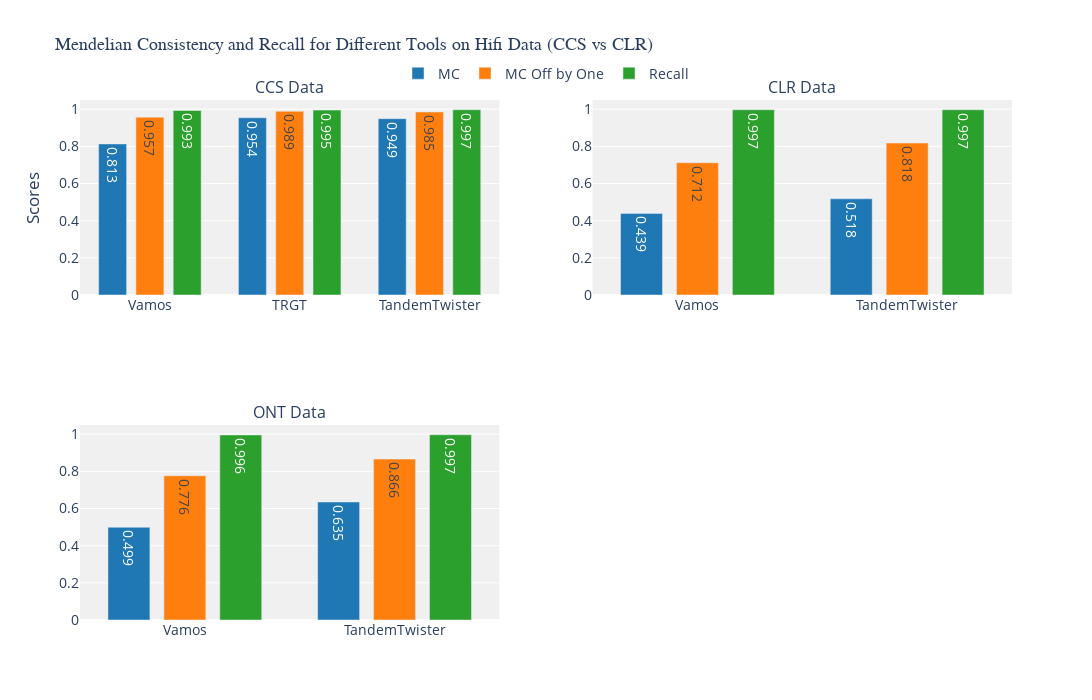

Write notebook code for a chart like this one.
### Code cell
import plotly.graph_objects as go
from plotly.subplots import make_subplots

TandemTwister_MC_CCS = 0.9487292577123414
Vamos_MC_CCS = 0.812866225853674
TRGT_MC_CCS = 0.9535301374278667

TandemTwister_MC_off_by_one_CCS = 0.9847607682507942
Vamos_MC_off_by_one_CCS = 0.9566472748871735
TRGT_MC_off_by_one_CCS = 0.9890338847628842

recall_TandemTwister_MC_CCS = 0.997
recall_Vamos_MC_CCS = 0.993
recall_TRGT_MC_CCS = 0.995

TandemTwister_MC_CLR = 0.5178540904033155
Vamos_MC_CLR = 0.43918287206401113

TandemTwister_MC_off_by_one_CLR = 0.8182814339391399
Vamos_MC_off_by_one_CLR = 0.7118239774002367

recall_TandemTwister_MC_CLR = 0.9969982812869286
recall_Vamos_MC_CLR = 0.9965472999805459

TandemTwister_MC_ONT = 0.6353058328361098
Vamos_MC_ONT = 0.49914080605957833
TandemTwister_MC_off_by_one_ONT=  0.8663083968973246
Vamos_MC_off_by_one_ONT = 0.7762518471862206
recall_TandemTwister_MC_ONT =  0.9969982812869286
recall_Vamos_MC_ONT = 0.9955110880305863



# Round the values to 2 or 3 decimal places for better readability
Vamos_MC_CCS = round(Vamos_MC_CCS, 3)
TRGT_MC_CCS = round(TRGT_MC_CCS, 3)
TandemTwister_MC_CCS = round(TandemTwister_MC_CCS, 3)

Vamos_MC_off_by_one_CCS = round(Vamos_MC_off_by_one_CCS, 3)
TRGT_MC_off_by_one_CCS = round(TRGT_MC_off_by_one_CCS, 3)
TandemTwister_MC_off_by_one_CCS = round(TandemTwister_MC_off_by_one_CCS, 3)

recall_Vamos_MC_CCS = round(recall_Vamos_MC_CCS, 3)
recall_TRGT_MC_CCS = round(recall_TRGT_MC_CCS, 3)
recall_TandemTwister_MC_CCS = round(recall_TandemTwister_MC_CCS, 3)

Vamos_MC_CLR = round(Vamos_MC_CLR, 3)
TandemTwister_MC_CLR = round(TandemTwister_MC_CLR, 3)

Vamos_MC_off_by_one_CLR = round(Vamos_MC_off_by_one_CLR, 3)
TandemTwister_MC_off_by_one_CLR = round(TandemTwister_MC_off_by_one_CLR, 3)

recall_Vamos_MC_CLR = round(recall_Vamos_MC_CLR, 3)
recall_TandemTwister_MC_CLR = round(recall_TandemTwister_MC_CLR, 3)


Vamos_MC_ONT = round(Vamos_MC_ONT, 3)
TandemTwister_MC_ONT = round(TandemTwister_MC_ONT, 3)

Vamos_MC_off_by_one_ONT = round(Vamos_MC_off_by_one_ONT, 3)
TandemTwister_MC_off_by_one_ONT = round(TandemTwister_MC_off_by_one_ONT, 3)

recall_Vamos_MC_ONT = round(recall_Vamos_MC_ONT, 3)
recall_TandemTwister_MC_ONT = round(recall_TandemTwister_MC_ONT, 3)
# Data for CCS
tools_CCS = ['Vamos', 'TRGT', 'TandemTwister']
metrics_CCS = ['MC', 'MC Off by One', 'Recall']
values_CCS = [
    [Vamos_MC_CCS, TRGT_MC_CCS, TandemTwister_MC_CCS],  # Mendelian Consistency
    [Vamos_MC_off_by_one_CCS, TRGT_MC_off_by_one_CCS, TandemTwister_MC_off_by_one_CCS],  # Off by One
    [recall_Vamos_MC_CCS, recall_TRGT_MC_CCS, recall_TandemTwister_MC_CCS]  # Recall
]

# Data for CLR
tools_CLR = ['Vamos', 'TandemTwister']
metrics_CLR = ['MC', 'MC Off by One', 'Recall']
values_CLR = [
    [Vamos_MC_CLR, TandemTwister_MC_CLR],  # Mendelian Consistency
    [Vamos_MC_off_by_one_CLR, TandemTwister_MC_off_by_one_CLR],  # Off by One
    [recall_Vamos_MC_CLR, recall_TandemTwister_MC_CLR]  # Recall
]

tools_ONT = ['Vamos', 'TandemTwister']
metrics_ONT = ['MC', 'MC Off by One', 'Recall']
values_ONT = [
    [Vamos_MC_ONT, TandemTwister_MC_ONT],  # Mendelian Consistency
    [Vamos_MC_off_by_one_ONT, TandemTwister_MC_off_by_one_ONT],  # Off by One
    [recall_Vamos_MC_ONT, recall_TandemTwister_MC_ONT]  # Recall
]


# Create a subplot figure with 2 columns
fig = make_subplots(rows=2, cols=2, subplot_titles=("CCS Data", "CLR Data", "ONT Data"))
colors = ['#1f77b4', '#ff7f0e', '#2ca02c']  
# Add traces for CCS
for i, metric in enumerate(metrics_CCS):
    fig.add_trace(go.Bar(
        name=metric,
        x=tools_CCS,
        y=values_CCS[i],
        text=values_CCS[i],
        textposition='inside',
        marker_color=colors[i],
        width=0.2,
        showlegend=True 
    ), row=1, col=1)

# Add traces for CLR
for i, metric in enumerate(metrics_CLR):
    fig.add_trace(go.Bar(
        name=metric,
        x=tools_CLR,
        y=values_CLR[i],
        text=values_CLR[i],
        textposition='inside',
        marker_color=colors[i],
        width=0.2,
        showlegend=False

    ), row=1, col=2)

# Add traces for ONT
for i, metric in enumerate(metrics_ONT):
    fig.add_trace(go.Bar(
        name=metric,
        x=tools_ONT,
        y=values_ONT[i],
        text=values_ONT[i],
        textposition='inside',
        marker_color=colors[i],
        width=0.2,
        showlegend=False
    ), row=2, col=1)

# Update layout
fig.update_layout(
    title="Mendelian Consistency and Recall for Different Tools on Hifi Data (CCS vs CLR)",
    barmode='group',
    xaxis_title="",
    yaxis_title="Scores",
    legend_title="",
    height=700,
    width=1200,
    font=dict(size=14),
    title_font=dict(size=18, family='Arial'),
    plot_bgcolor='rgba(240, 240, 240, 1)',
    showlegend=True,  # Enable single legend for all subplots
    legend=dict(
        orientation='h',
        yanchor="bottom",
        y=1.02,
        xanchor="center",
        x=0.5
    )
)
# remove the legend from the second subplot
#fig.update_traces(showlegend=False, selector=dict(row=1, col=2))
# Show the plot
fig.show()

# Save the plot as a PDF
fig.write_image("/confidential/tGenVar/Lion/TandemTwist/MC/paper_figures/mendelian_consistency_recall_CCS_CLR_ONT.pdf", width=1200, height=500)

### Figure 1 — Plotly figure (JSON) as saved in the notebook; plotly's stock layout.template omitted (floating-point values rounded to 4 significant figures)
{"data": [{"marker": {"color": "#1f77b4"}, "name": "MC", "showlegend": true, "text": ["0.813", "0.954", "0.949"], "textposition": "inside", "type": "bar", "width": 0.2, "x": ["Vamos", "TRGT", "TandemTwister"], "xaxis": "x", "y": [0.813, 0.954, 0.949], "yaxis": "y"}, {"marker": {"color": "#ff7f0e"}, "name": "MC Off by One", "showlegend": true, "text": ["0.957", "0.989", "0.985"], "textposition": "inside", "type": "bar", "width": 0.2, "x": ["Vamos", "TRGT", "TandemTwister"], "xaxis": "x", "y": [0.957, 0.989, 0.985], "yaxis": "y"}, {"marker": {"color": "#2ca02c"}, "name": "Recall", "showlegend": true, "text": ["0.993", "0.995", "0.997"], "textposition": "inside", "type": "bar", "width": 0.2, "x": ["Vamos", "TRGT", "TandemTwister"], "xaxis": "x", "y": [0.993, 0.995, 0.997], "yaxis": "y"}, {"marker": {"color": "#1f77b4"}, "name": "MC", "showlegend": false, "text": ["0.439", "0.518"], "textposition": "inside", "type": "bar", "width": 0.2, "x": ["Vamos", "TandemTwister"], "xaxis": "x2", "y": [0.439, 0.518], "yaxis": "y2"}, {"marker": {"color": "#ff7f0e"}, "name": "MC Off by One", "showlegend": false, "text": ["0.712", "0.818"], "textposition": "inside", "type": "bar", "width": 0.2, "x": ["Vamos", "TandemTwister"], "xaxis": "x2", "y": [0.712, 0.818], "yaxis": "y2"}, {"marker": {"color": "#2ca02c"}, "name": "Recall", "showlegend": false, "text": ["0.997", "0.997"], "textposition": "inside", "type": "bar", "width": 0.2, "x": ["Vamos", "TandemTwister"], "xaxis": "x2", "y": [0.997, 0.997], "yaxis": "y2"}, {"marker": {"color": "#1f77b4"}, "name": "MC", "showlegend": false, "text": ["0.499", "0.635"], "textposition": "inside", "type": "bar", "width": 0.2, "x": ["Vamos", "TandemTwister"], "xaxis": "x3", "y": [0.499, 0.635], "yaxis": "y3"}, {"marker": {"color": "#ff7f0e"}, "name": "MC Off by One", "showlegend": false, "text": ["0.776", "0.866"], "textposition": "inside", "type": "bar", "width": 0.2, "x": ["Vamos", "TandemTwister"], "xaxis": "x3", "y": [0.776, 0.866], "yaxis": "y3"}, {"marker": {"color": "#2ca02c"}, "name": "Recall", "showlegend": false, "text": ["0.996", "0.997"], "textposition": "inside", "type": "bar", "width": 0.2, "x": ["Vamos", "TandemTwister"], "xaxis": "x3", "y": [0.996, 0.997], "yaxis": "y3"}], "layout": {"annotations": [{"font": {"size": 16}, "showarrow": false, "text": "CCS Data", "x": 0.225, "xanchor": "center", "xref": "paper", "y": 1, "yanchor": "bottom", "yref": "paper"}, {"font": {"size": 16}, "showarrow": false, "text": "CLR Data", "x": 0.775, "xanchor": "center", "xref": "paper", "y": 1, "yanchor": "bottom", "yref": "paper"}, {"font": {"size": 16}, "showarrow": false, "text": "ONT Data", "x": 0.225, "xanchor": "center", "xref": "paper", "y": 0.375, "yanchor": "bottom", "yref": "paper"}], "barmode": "group", "font": {"size": 14}, "height": 700, "legend": {"orientation": "h", "title": {"text": ""}, "x": 0.5, "xanchor": "center", "y": 1.02, "yanchor": "bottom"}, "plot_bgcolor": "rgba(240, 240, 240, 1)", "showlegend": true, "title": {"font": {"family": "Arial", "size": 18}, "text": "Mendelian Consistency and Recall for Different Tools on Hifi Data (CCS vs CLR)"}, "width": 1200, "xaxis": {"anchor": "y", "domain": [0, 0.45], "title": {"text": ""}}, "xaxis2": {"anchor": "y2", "domain": [0.55, 1]}, "xaxis3": {"anchor": "y3", "domain": [0, 0.45]}, "xaxis4": {"anchor": "y4", "domain": [0.55, 1]}, "yaxis": {"anchor": "x", "domain": [0.625, 1], "title": {"text": "Scores"}}, "yaxis2": {"anchor": "x2", "domain": [0.625, 1]}, "yaxis3": {"anchor": "x3", "domain": [0, 0.375]}, "yaxis4": {"anchor": "x4", "domain": [0, 0.375]}}}
